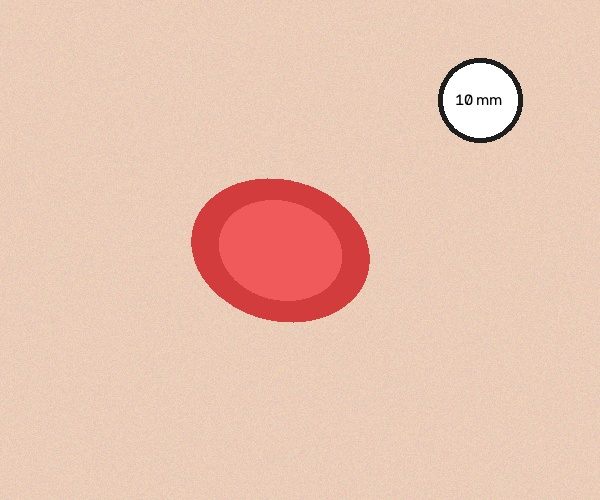
#> input picture backend/storage/images/pat1001_wc1001_v1.jpg, 600 x 500 px
$ python -i calibration.py   (imports and definitions only)
#> lines starting #> are read from the running program, lines starting #| are printed output that depends on the picture
import cv2
import numpy as np
from typing import Tuple, Optional, Dict, Any

class CalibrationEngine:
    """
    Handles pixel-to-millimeter calibration:
    Scale (s) = known_size_mm / marker_size_px
    Area (mm²) = pixel_count * (s ^ 2)
    """

    @staticmethod
    def detect_marker_cv(image_path: str, known_size_mm: float = 10.0) -> Dict[str, Any]:
        """
        Attempts to automatically detect a circular or rectangular calibration marker using OpenCV.
        Returns marker_size_px, scale_mm_per_px, and is_automatic flag.
        """
#> called with known_size_mm = 10
        img = cv2.imread(image_path)
#> img is the input picture: shape (500, 600, 3); mean B, G, R 177.3, 195.7, 233.1
        if img is None:
            raise ValueError(f"Could not read image at {image_path}")

        gray = cv2.cvtColor(img, cv2.COLOR_BGR2GRAY)
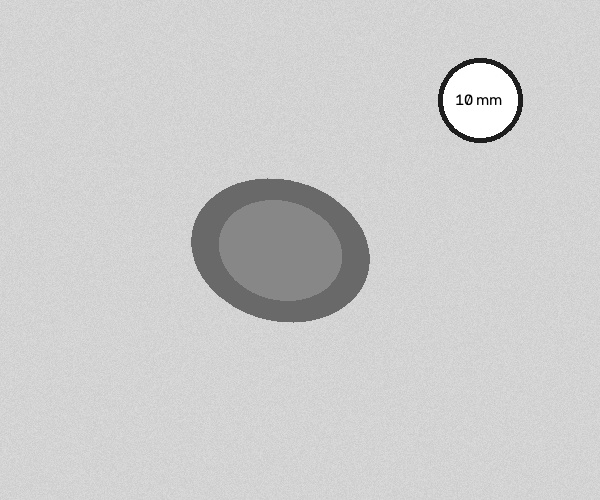
#> gray: shape (500, 600); min 0, max 255, mean 204.8
        blurred = cv2.GaussianBlur(gray, (7, 7), 0)

        # 1. Try detecting circular marker via Hough Circles
        circles = cv2.HoughCircles(
            blurred,
            cv2.HOUGH_GRADIENT,
            dp=1.2,
            minDist=50,
            param1=100,
            param2=30,
            minRadius=15,
            maxRadius=150
        )
#> circles = [[479.4, 100.2, 36.72], [288.6, 216.6, 104.9], [275.4, 277.8, 99]]

        if circles is not None:
            circles = np.uint16(np.around(circles))
#> circles = [[479, 100, 37], [289, 217, 105], [275, 278, 99]]
            best_circle = circles[0][0]
#> best_circle = [479, 100, 37]
            radius = best_circle[2]
#> radius = 37
            diameter_px = float(radius * 2)
#> diameter_px = 74
            if diameter_px > 10:
                scale = known_size_mm / diameter_px
#> scale = 0.135
                return {
                    "marker_size_px": round(diameter_px, 2),
                    "known_size_mm": known_size_mm,
                    "scale_mm_per_px": scale,
                    "is_automatic": True,
                    "marker_type": "circle"
                }

        # 2. Try thresholding & finding bright square/rectangular contour
        _, thresh = cv2.threshold(blurred, 200, 255, cv2.THRESH_BINARY)
        contours, _ = cv2.findContours(thresh, cv2.RETR_EXTERNAL, cv2.CHAIN_APPROX_SIMPLE)

        for cnt in contours:
            area = cv2.contourArea(cnt)
            if 400 < area < 50000:
                peri = cv2.arcLength(cnt, True)
                approx = cv2.approxPolyDP(cnt, 0.04 * peri, True)
                if len(approx) == 4:
                    x, y, w, h = cv2.boundingRect(cnt)
                    aspect_ratio = float(w) / h
                    if 0.8 <= aspect_ratio <= 1.2:
                        marker_size_px = float((w + h) / 2.0)
                        scale = known_size_mm / marker_size_px
                        return {
                            "marker_size_px": round(marker_size_px, 2),
                            "known_size_mm": known_size_mm,
                            "scale_mm_per_px": scale,
                            "is_automatic": True,
                            "marker_type": "rectangle"
                        }

        # 3. Fallback: Default estimated marker size (e.g. 100px = 10mm -> 10px/mm)
        h, w = img.shape[:2]
        default_marker_px = min(w, h) * 0.1  # Assume 10% of frame dimension if undetected
        if default_marker_px < 20:
            default_marker_px = 100.0
        scale = known_size_mm / default_marker_px

        return {
            "marker_size_px": round(default_marker_px, 2),
            "known_size_mm": known_size_mm,
            "scale_mm_per_px": scale,
            "is_automatic": False,
            "marker_type": "estimated_fallback"
        }

    @staticmethod
    def calculate_scale_manual(known_size_mm: float, marker_size_px: float) -> Dict[str, Any]:
        """
        Calculates linear scale from user-specified marker size in pixels and mm.
        """
        if marker_size_px <= 0:
            raise ValueError("Marker size in pixels must be greater than zero.")
        if known_size_mm <= 0:
            raise ValueError("Known marker size in mm must be greater than zero.")

        scale = known_size_mm / marker_size_px
        return {
            "marker_size_px": round(marker_size_px, 2),
            "known_size_mm": known_size_mm,
            "scale_mm_per_px": scale,
            "is_automatic": False
        }

    @staticmethod
    def calculate_area_mm2(pixel_count: int, scale_mm_per_px: float) -> Tuple[float, float]:
        """
        Calculates wound area:
        Area (mm²) = pixel_count * (scale_mm_per_px ^ 2)
        Area (cm²) = Area (mm²) / 100
        """
        area_mm2 = float(pixel_count) * (scale_mm_per_px ** 2)
        area_cm2 = area_mm2 / 100.0
        return round(area_mm2, 2), round(area_cm2, 3)

>>> result = CalibrationEngine().detect_marker_cv('../../storage/images/pat1001_wc1001_v1.jpg')
#> result = {'marker_size_px': 74, 'known_size_mm': 10, 'scale_mm_per_px': 0.135, 'is_automatic': True, 'marker_type': 'circle'}
